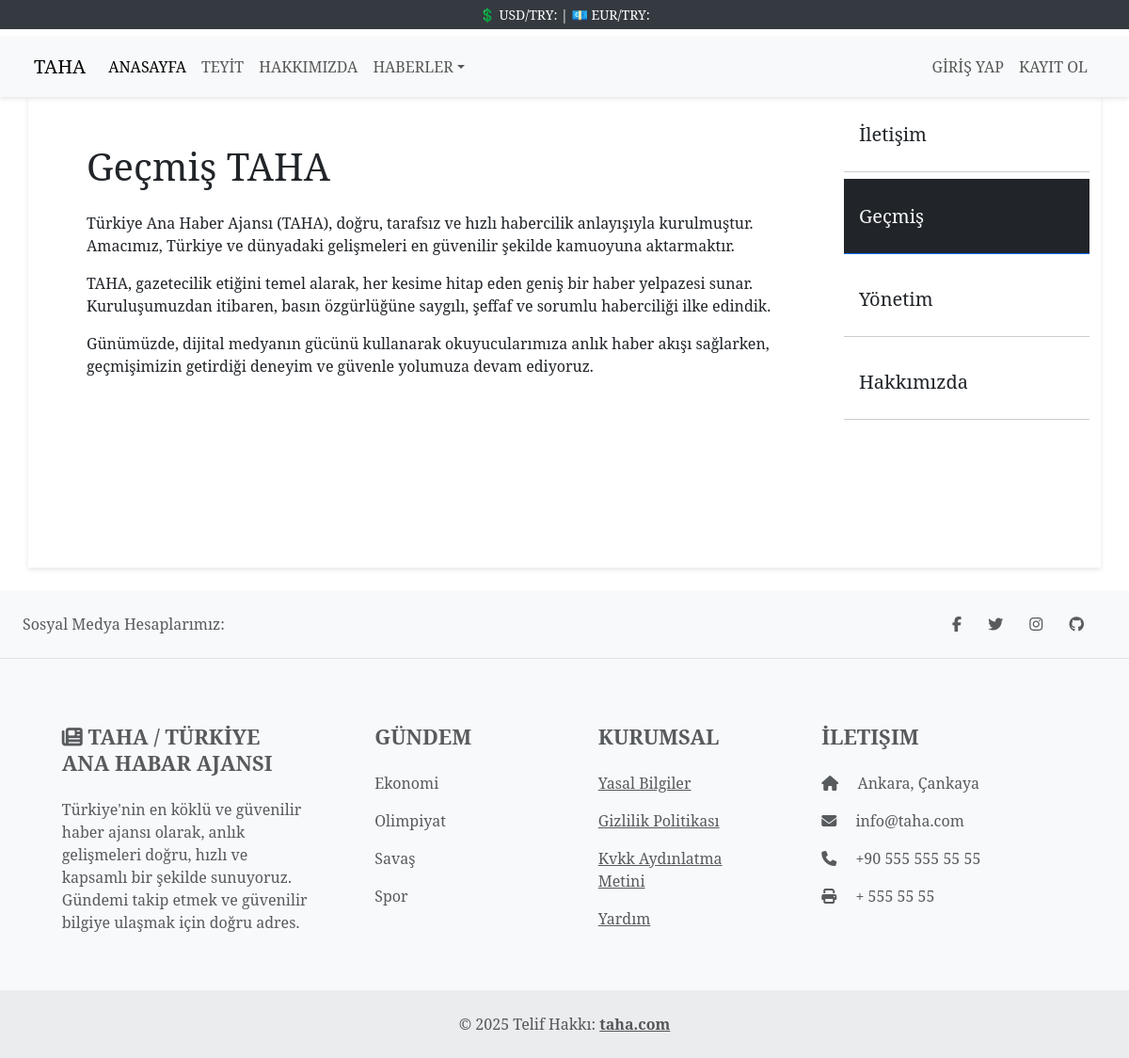
The page /about/category/2/ on the database its author committed.
### taha/models.py (models this page shows, shortened)
class AboutContent(models.Model):
    title = models.CharField(max_length=200)
    image = models.ImageField(upload_to='about_images/')
    description = RichTextField()
    category = models.ForeignKey('Category', related_name="contents", on_delete=models.CASCADE, null=True, blank=True)
    slug = models.SlugField(null=False, blank=True, unique=True, db_index=True, editable=False)

class Category(models.Model):
    name = models.CharField(max_length=100)
    slug = models.SlugField(null=False,blank=True,unique=True,db_index=True,editable=False)

### taha/views.py (the view)
# urls.py: path('about',views.about, name="about"),
def about(request, category_id=None):
    if category_id:
        about_content = AboutContent.objects.filter(category_id=category_id)
    else:
        about_content = AboutContent.objects.all()
    categories = Category.objects.all()
    return render(
        request,
        "about.html",
        {
            "about_content": about_content,
            "categories": categories,
            "category_id": category_id,
        },
    )

### taha/templates/about.html (shortened to what this page needs)
{% extends "base.html" %} {% load static %} {% block title %}Hakkımızda - Taha{% endblock %} {% block content %}
<div class="container container-contact">
	<div class="row mb-4">
		<div class="col-12 col-md-9" style="height: auto">
			<div class="container-content">
                {% for content in about_content %}
                <h1 class="mb-4">{{ content.title }}</h1>
                <p class="h4 mb-4">{{ content.description|safe }}</p>
                {% endfor %}
            </div>
		</div>
		{% include 'partials/_list.html' %}
	</div>
</div>
{% endblock %}

### taha/templates/partials/_list.html
<div class="col-12 col-md-3" style="height: auto">
    <div class="list-group" style="height: 500px">
        {% for category in categories %}
            <a href="{% url 'filtered_about' category.id %}" class="list-group-item list-group-item-action h5 {% if category.id == category_id %}active bg-dark text-light{% endif %}">
               {{ category.name|title }}
            </a>
        {% endfor %}
    </div>
</div>

### taha/static/css/style.css (style rules this page uses)
body { font-family: 'Noto Serif', serif; }
.row { margin-bottom: 20px; }
p, h1, h2, h3, h4, h5, h6 { font-family: 'Noto Serif', serif; }

### taha/static/css/contactstyle.css (style rules this page uses)
.container-content { margin: 50px; }
.container-contact { box-shadow: 0px 2px 5px rgba(0, 0, 0, 0.1); }
.list-group { height: 100px; border-radius: 0; display: flex; }
.list-group-item { height: 5rem; border: none; border-bottom: 1px solid #ccc; padding: 1rem; display: flex; align-items: center; }

### account/static/account/css/style.css (style rules this page uses)
body { font-family: 'Noto Serif', serif; }
h1 { font-weight: 43rem; }

### rows shown on the page
AboutContent: title "Geçmiş TAHA", description "Türkiye Ana Haber Ajansı (TAHA), doğru, tarafsız ve hızlı habercilik anlayışıyla kurulmuştur. Amacımız, Türkiye ve dünyadaki gelişmeleri en güvenilir şekilde kamuoyuna aktarmaktır. TAHA, gazetecilik etiğini temel alarak, her kesime hitap eden geniş bir haber yelpazesi sunar. Kuruluşumuzdan itibaren, basın özgürlüğüne saygılı, şeffaf ve sorumlu haberciliği ilke edindik. Günümüzde, dijital medyanın gücünü kullanarak okuyucularımıza anlık haber akışı sağlarken, geçmişimizin getirdiği deneyim ve güvenle yolumuza devam ediyoruz."
Category: name "İletişim"
Category: name "Geçmiş"
Category: name "Yönetim"
Category: name "Hakkımızda"
